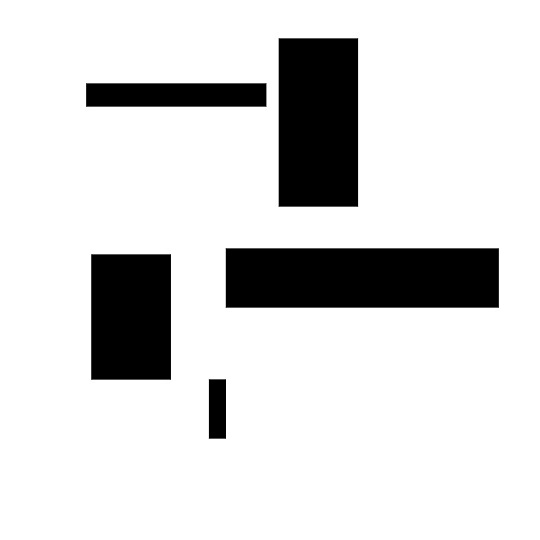
#> input picture Project/Hough Transform/Rectangles.jpg, 540 x 540 px
$ python main.py
#> lines starting #> are read from the running program, lines starting #| are printed output that depends on the picture
### Project/Hough Transform/GaussianBlur.py
import numpy as np
import cv2 as cv
import math


def GaussianBlur(ImageName, kernel_size, Laplacian_kernal):
    # Conversion of Image into a matrix
#> called with ImageName = 'Rectangles.jpg', kernel_size = (3, 3), Laplacian_kernal = array of shape (3, 3)
    image = cv.imread(ImageName)
#> image is the input picture: shape (540, 540, 3); min 0, max 255, mean 215.9
    image = cv.cvtColor(image, cv.COLOR_BGR2GRAY)  # Open Image Grayscale Mode
#> image: shape (540, 540)

    ImageMatrix = []  # Initialise a list to keep the Image in matrix form
    for r in range(0, image.shape[0]):
        row = []
        for c in range(0, image.shape[1]):
            row.append(image.item(r, c))
        ImageMatrix.append(row)
#> after the loop, ImageMatrix = 540 items
    # We have image in the form of matrix at this point.
    ImageMatrix = np.array(ImageMatrix)
#> ImageMatrix: shape (540, 540) int64; 99 distinct labels, from 0 to 255

    width = len(ImageMatrix[0])  # Width of the Image Matrix
#> width = 540
    height = len(ImageMatrix)  # Height of the Image Matrix
#> height = 540

    # Condition to check the squared kernel
    if kernel_size[0] == kernel_size[1] and kernel_size[0] > 2:
        # Pad the image to avoid any loss of information after convolution
        ImageMatrix = np.pad(ImageMatrix, kernel_size[0]-2, mode='constant')
#> ImageMatrix: shape (542, 542) int64; 99 distinct labels, from 0 to 255
    else:
        pass

    GiantMatrix = []
    for i in range(0, height-kernel_size[1]+1):
        for j in range(0, width-kernel_size[0]+1):
            GiantMatrix.append([
                [ImageMatrix[col][row]
                 for row in range(j, j + kernel_size[0])]
                for col in range(i, i + kernel_size[1])
            ])
#> after the loop, GiantMatrix = 289444 items

    Matrix_Sampling = np.array(GiantMatrix)

    Transformed_Matrix = []
    Matrix_Sampling = np.array(Matrix_Sampling)
    for Submatrix in Matrix_Sampling:
        Transformed_Matrix.append(
            np.sum(np.multiply(Submatrix, Laplacian_kernal)))
#> this loop made 289444 passes
#> Submatrix on passes 1 to 3: [[0, 0, 0], [0, 255, 255], [0, 255, 255]], [[0, 0, 0], [255, 255, 255], [255, 255, 255]], [[0, 0, 0], [255, 255, 255], [255, 255, 255]]
#> after the loop, Transformed_Matrix = 289444 items
    reshape_val = int(math.sqrt(Matrix_Sampling.shape[0]))
#> reshape_val = 538
    Transformed_Matrix = np.array(
        Transformed_Matrix).reshape(reshape_val, reshape_val)
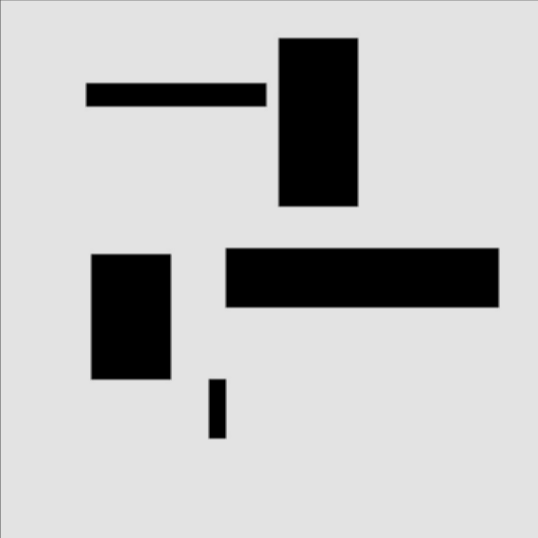
#> Transformed_Matrix: shape (538, 538) float64; min 0, max 227.7, mean 192.3

    # Convert the Tranformed Matrix into an image and save it with a proper name.
    Name, Extension = ImageName.split('.')
    OutputImageName = str(Name+"_GaussianBlurred."+Extension)
    cv.imwrite(OutputImageName, Transformed_Matrix)
    return OutputImageName

### Project/Hough Transform/GradientX.py
import numpy as np
import cv2 as cv
import math
# import matplotlib.pyplot as plt


def GradientX(ImageName, kernel_size, Sobel_kernelX):
    # Conversion of Image into a matrix
#> called with ImageName = 'Rectangles_GaussianBlurred.jpg', kernel_size = (3, 3), Sobel_kernelX = array of shape (3, 3)
    image = cv.imread(ImageName)
#> image: shape (538, 538, 3); min 0, max 231, mean 192.5
    image = cv.cvtColor(image, cv.COLOR_BGR2GRAY)  # Open Image Grayscale Mode
#> image: shape (538, 538)

    ImageMatrix = []  # Initialise a list to keep the Image in matrix form
    for r in range(0, image.shape[0]):
        row = []
        for c in range(0, image.shape[1]):
            row.append(image.item(r, c))
        ImageMatrix.append(row)
#> after the loop, ImageMatrix = 538 items
    # We have image in the form of matrix at this point.
    ImageMatrix = np.array(ImageMatrix)
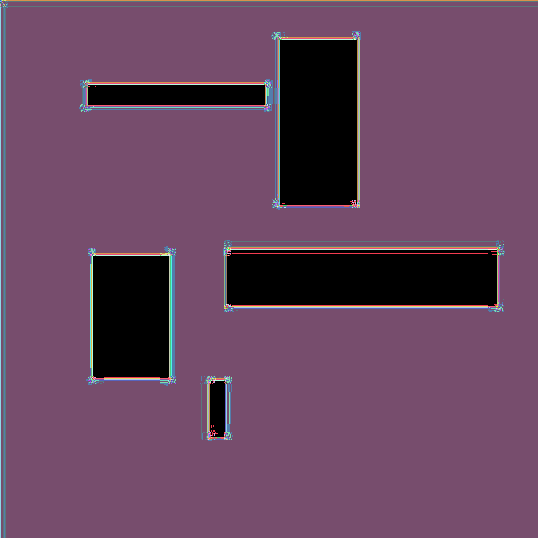
#> ImageMatrix: shape (538, 538) int64; 170 distinct labels, from 0 to 231; one colour per label, 0 black

    width = len(ImageMatrix[0])  # Width of the Image Matrix
#> width = 538
    height = len(ImageMatrix)  # Height of the Image Matrix
#> height = 538

    # Condition to check the squared kernel
    if (kernel_size[0] == kernel_size[1]) and (kernel_size[0] > 2):
        # Pad the image to avoid any loss of information after convolution
        ImageMatrix = np.pad(ImageMatrix, kernel_size[0]-2, mode='constant')
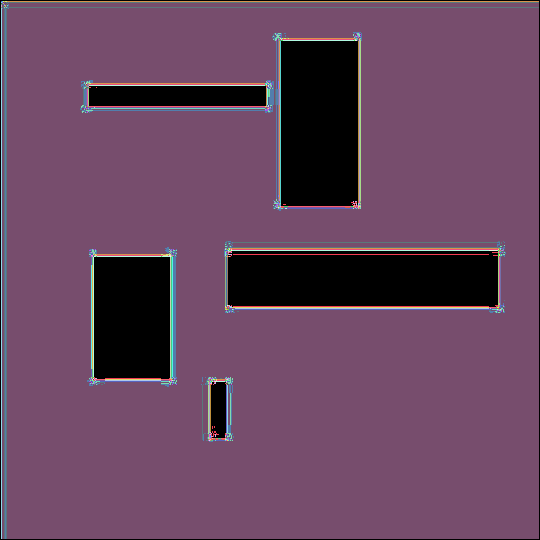
#> ImageMatrix: shape (540, 540) int64; 170 distinct labels, from 0 to 231; one colour per label, 0 black
    else:
        pass

    GiantMatrix = []
    for i in range(0, height-kernel_size[1]+1):
        for j in range(0, width-kernel_size[0]+1):
            GiantMatrix.append([
                [ImageMatrix[col][row]
                 for row in range(j, j + kernel_size[0])]
                for col in range(i, i + kernel_size[1])
            ])
#> after the loop, GiantMatrix = 287296 items

    Matrix_Sampling = np.array(GiantMatrix)

    Transformed_Matrix = []
    Matrix_Sampling = np.array(Matrix_Sampling)
    for each_mat in Matrix_Sampling:
        Transformed_Matrix.append(
            np.sum(np.multiply(each_mat, Sobel_kernelX)))
#> this loop made 287296 passes
#> each_mat on passes 1 to 3: [[0, 0, 0], [0, 120, 180], [0, 153, 225]], [[0, 0, 0], [120, 180, 176], [153, 225, 228]], [[0, 0, 0], [180, 176, 177], [225, 228, 229]]
#> after the loop, Transformed_Matrix = 287296 items
    reshape_val = int(math.sqrt(Matrix_Sampling.shape[0]))
#> reshape_val = 536
    Transformed_Matrix = np.array(
        Transformed_Matrix).reshape(reshape_val, reshape_val)
#> Transformed_Matrix: shape (536, 536) int64

    # Convert the Tranformed Matrix into an image and save it with a proper name.
    Name, Extension = ImageName.split('.')
    OutputImageName = str(Name+"_GradientX."+Extension)
    cv.imwrite(OutputImageName, Transformed_Matrix)
    return OutputImageName


# [51 lines of commented-out code are left out]

### Project/Hough Transform/GradientY.py
import numpy as np
import cv2 as cv
import math


def GradientY(ImageName, kernel_size, Sobel_kernelY):
    # Conversion of Image into a matrix
#> called with ImageName = 'Rectangles_GaussianBlurred.jpg', kernel_size = (3, 3), Sobel_kernelY = array of shape (3, 3)
    image = cv.imread(ImageName)
    image = cv.cvtColor(image, cv.COLOR_BGR2GRAY)  # Open Image Grayscale Mode
    # print(image.shape)
    ImageMatrix = []  # Initialise a list to keep the Image in matrix form
    for r in range(0, image.shape[0]):
        row = []
        for c in range(0, image.shape[1]):
            row.append(image.item(r, c))
        ImageMatrix.append(row)
    # We have image in the form of matrix at this point.
    ImageMatrix = np.array(ImageMatrix)

    width = len(ImageMatrix[0])  # Width of the Image Matrix
#> width = 538
    height = len(ImageMatrix)  # Height of the Image Matrix
#> height = 538

    # Condition to check the squared kernel
    if kernel_size[0] == kernel_size[1] and kernel_size[0] > 2:
        # Pad the image to avoid any loss of information after convolution
        ImageMatrix = np.pad(ImageMatrix, kernel_size[0]-2, mode='constant')
    else:
        pass

    GiantMatrix = []
    for i in range(0, height-kernel_size[1]+1):
        for j in range(0, width-kernel_size[0]+1):
            GiantMatrix.append([
                [ImageMatrix[col][row]
                 for row in range(j, j + kernel_size[0])]
                for col in range(i, i + kernel_size[1])
            ])
#> after the loop, GiantMatrix = 287296 items

    Matrix_Sampling = np.array(GiantMatrix)

    Transformed_Matrix = []
    Matrix_Sampling = np.array(Matrix_Sampling)
    for each_mat in Matrix_Sampling:
        Transformed_Matrix.append(
            np.sum(np.multiply(each_mat, Sobel_kernelY)))
#> after the loop, Transformed_Matrix = 287296 items
    reshape_val = int(math.sqrt(Matrix_Sampling.shape[0]))
#> reshape_val = 536
    Transformed_Matrix = np.array(
        Transformed_Matrix).reshape(reshape_val, reshape_val)
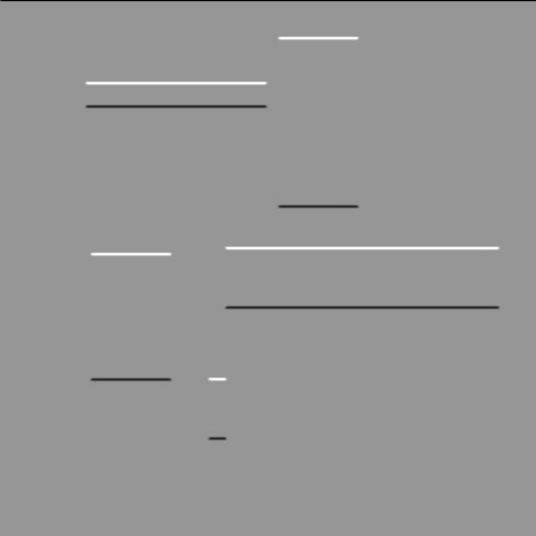
#> Transformed_Matrix: shape (536, 536) int64; min -916, max 640, mean -2.1; drawn with min black and max white

    # Convert the Tranformed Matrix into an image and save it with a proper name.
    Name, Extension = ImageName.split('.')
    OutputImageName = str(Name+"_GradientY."+Extension)
    cv.imwrite(OutputImageName, Transformed_Matrix)
    return OutputImageName

### Project/Hough Transform/Non_Max_Suppression.py
"""
Non maximum suppression without interpolation requires us to divide the 3x3 grid of pixels into 8 sections. ie. if the gradient direction falls in between
the angle -22.5 and 22.5, then we use the pixels that fall between this angle (r and q) as the value to compare with pixel p, see image below.

"""
import numpy as np


def Non_Max_Suppression(Image, Angle):
    # Get the Image dimensions
    Image_Height = Image.shape[0]
    Image_Width = Image.shape[1]

    # Create a zero matrix with dimensions of image size
    Image_Matrix = np.zeros((Image_Height, Image_Width))
    for h in range(2, Image_Height-1):
        for w in range(2, Image_Width-1):
            if (-22.5 <= Angle[h, w] <= 22.5) or (-157.5 > Angle[h, w] >= -180):
                if Image[h, w] >= Image[h, w+1] and Image[h, w] >= Image[h, w-1]:
                    Image_Matrix[h, w] = Image[h, w]
                else:
                    Image_Matrix[h, w] = 0

            elif (22.5 <= Angle[h, w] <= 67.5) or (-112.5 > Angle[h, w] >= -157.5):
                if Image[h, w] >= Image[h+1, w+1] and Image[h, w] >= Image[h-1, w-1]:
                    Image_Matrix[h, w] = Image[h, w]
                else:
                    Image_Matrix[h, w] = 0

            elif (67.5 <= Angle[h, w] <= 112.5) or (-67.5 > Angle[h, w] >= -112.5):
                if Image[h, w] >= Image[h+1, w] and Image[h, w] >= Image[h-1, w]:
                    Image_Matrix[h, w] = Image[h, w]
                else:
                    Image_Matrix[h, w] = 0

            elif (112.5 <= Angle[h, w] <= 157.5) or (-22.5 > Angle[h, w] >= -67.5):
                if Image[h, w] >= Image[h+1, w-1] and Image[h, w] >= Image[h-1, w+1]:
                    Image_Matrix[h, w] = Image[h, w]
                else:
                    Image_Matrix[h, w] = 0

    return Image_Matrix

### Project/Hough Transform/HysteresisThreshold.py
import numpy as np


def HysteresisThreshold(Image, low, high):
    Image_Height = Image.shape[0]
    Image_Width = Image.shape[1]

    High_Threshold = np.max(Image)*high
    Low_Threshold = High_Threshold*low

    for h in range(2, Image_Height-1):
        for w in range(2, Image_Width-1):
            if Image[h, w] > High_Threshold:
                Image[h, w] = 1
            elif Image[h, w] < Low_Threshold:
                Image[h, w] = 0
            else:
                Image[h, w] = 0.5

    return Image

### Project/Hough Transform/main.py
import numpy as np
import matplotlib.pyplot as plt
from GaussianBlur import GaussianBlur
from GradientX import GradientX
from GradientY import GradientY
import math as m
import cv2 as cv
import PIL
from Non_Max_Suppression import Non_Max_Suppression
from HysteresisThreshold import HysteresisThreshold

Laplacian_kernal1 = np.array([[0.093124, 0.0118914, 0.093124],
                              [0.118914, 0.151845, 0.118914],
                              [0.093124, 0.118914, 0.093124]])


Laplacian_kernal2 = np.array([[0.102059, 0.115349, 0.102059],
                              [0.115349, 0.130371, 0.115349],
                              [0.102059, 0.115349, 0.102059]])

Laplacian_kernal3 = np.array([[0.012841, 0.026743, 0.03415, 0.026743, 0.012841],
                              [0.026743, 0.055697, 0.071122, 0.055697, 0.026743],
                              [0.03415, 0.071122, 0.090818, 0.071122, 0.03415],
                              [0.026743, 0.055697, 0.071122, 0.055697, 0.026743],
                              [0.012841, 0.026743, 0.03415, 0.026743, 0.012841]])

Sobel_kernelX = np.array([[1, 0, -1],
                          [2, 0, -2],
                          [1, 0, -1]])

Sobel_kernelY = np.array([[1, 2, 1],
                          [0, 0, 0],
                          [-1, -2, -1]])


Sobel_kernelX2 = np.array([[-1, -2, 0, 2, 1],
                           [-4, -10, 0, 10, 4],
                           [-7, -17, 0, 17, 7],
                           [-4, -10, 0, 10, 4],
                           [-1, -2, 0, -2, 1]])

Sobel_kernelY2 = np.array([[1, 4, 7, 4, 1],
                           [2, 10, 17, 10, 2],
                           [0, 0, 0, 0, 0],
                           [-2, -10, -17, -10, -2],
                           [-1, -4, -7, -4, -1]])


Blurred_Image = GaussianBlur(
    'Rectangles.jpg', Laplacian_kernal1.shape, Laplacian_kernal1)

Differentiated_in_X_Direction_Image = GradientX(
    Blurred_Image, Sobel_kernelX.shape, Sobel_kernelX)
print(Differentiated_in_X_Direction_Image)

Differentiated_in_Y_Direction_Image = GradientY(
    Blurred_Image, Sobel_kernelY.shape, Sobel_kernelY)
print(Differentiated_in_Y_Direction_Image)

Sx = cv.imread(Differentiated_in_X_Direction_Image, cv.COLOR_BGR2GRAY)
#> Sx: shape (536, 536); min 0, max 255, mean 1.7
Sy = cv.imread(Differentiated_in_Y_Direction_Image, cv.COLOR_BGR2GRAY)
#> Sy: shape (536, 536); min 0, max 255, mean 2.3
Sx = np.array(Sx)
Sy = np.array(Sy)
print(Sx.shape)
#| (536, 536)
# cv.imshow("Check1", Sx)
# cv.imshow("Check2", Sy)
# cv.waitKey(0)


S = np.abs(np.sqrt(Sx**2 + Sy**2))
print(type(S))
#| <class 'numpy.ndarray'>
# img = PIL.Image.fromarray(S)
# img.show()

plt.imsave(fname='Magnitude_Image.jpg',
           cmap='gray', arr=S, format='jpg')

Theta = (np.arctan2(Sy, Sx)) * (180 / np.pi)
print(Theta)
#> (printed output is left out)
plt.imsave(fname='Edge_Angle_Image.jpg',
           cmap='gray', arr=Theta, format='jpg')

# [5 lines of commented-out code are left out]

Image_After_Non_Maximum_Suppression = Non_Max_Suppression(S, Theta)
#> in Non_Max_Suppression, `Image_Matrix = np.zeros((Image_Height, Image_Width))`: Image_Matrix: shape (536, 536) float64; every value is 0
#> after the loop in Non_Max_Suppression, `for h in range(2, Image_Height-1):`:
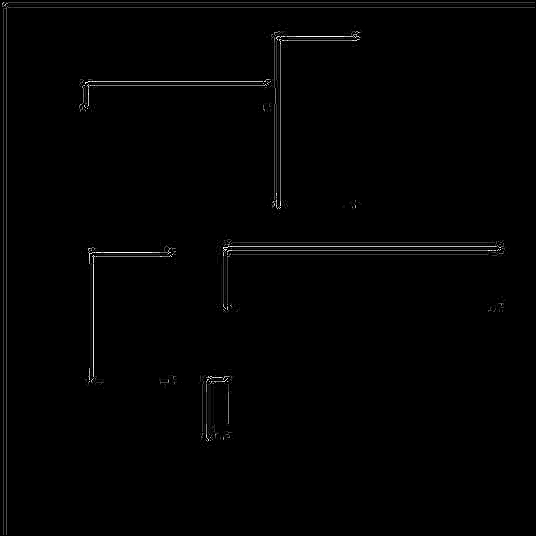
#> Image_Matrix: shape (536, 536) float64; min 0, max 15.91, mean 0.129; drawn with min black and max white

# Image_After_Non_Maximum_Suppression = cv.dilate(Image_After_Non_Maximum_Suppression, cv.getStructuringElement(
#     cv.MORPH_RECT, (3, 3)), iterations=1)
# Image_After_Non_Maximum_Suppression = cv.erode(Image_After_Non_Maximum_Suppression, cv.getStructuringElement(
#     cv.MORPH_RECT, (3, 3)), iterations=1)

plt.imsave(fname='Image_After_Non_Maximum_Suppression.jpg',
           cmap='gray', arr=Image_After_Non_Maximum_Suppression, format='jpg')
cv.imshow('Check3', Image_After_Non_Maximum_Suppression)
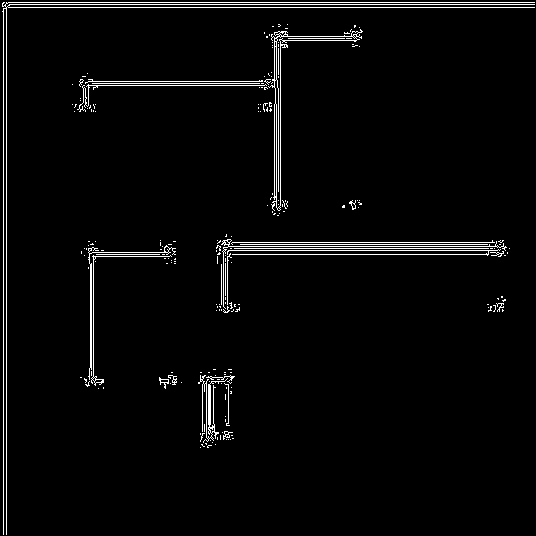
#> window 'Check3': shape (536, 536); 2.8% white in thin lines or dots
Image_After_Hysteresis_Thresholding = HysteresisThreshold(
    Image_After_Non_Maximum_Suppression, 0.3, 0.7)
#> in HysteresisThreshold, `High_Threshold = np.max(Image)*high`: High_Threshold = 11.13
#> in HysteresisThreshold, `Low_Threshold = High_Threshold*low`: Low_Threshold = 3.34
#> after the loop in HysteresisThreshold, `for h in range(2, Image_Height-1):`:
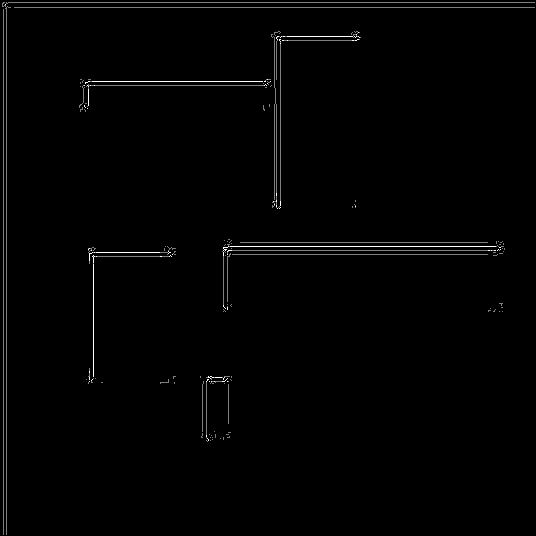
#> Image: shape (536, 536) float64; min 0, max 1, mean 0.0105
plt.imsave(fname='Image_After_Hysteresis_Thresholding.jpg',
           cmap='gray', arr=Image_After_Hysteresis_Thresholding, format='jpg')
cv.imshow('Check4', Image_After_Hysteresis_Thresholding)
cv.waitKey(0)
